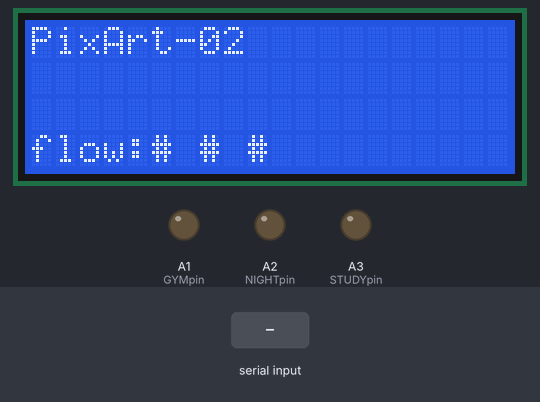
A sketch run on a simulated Arduino Mega 2560, built with avr-gcc and run on an emulated ATmega2560. On the bench: 20×4 character LCD, output pins drawn as LEDs (lit = HIGH). Inputs (shaded band) come from the test bench. What the sketch prints to the serial monitor is not drawn.

Above: at 1.2 s.
1.3 s: "n90\n" received over the second serial link
At 2.4 s:
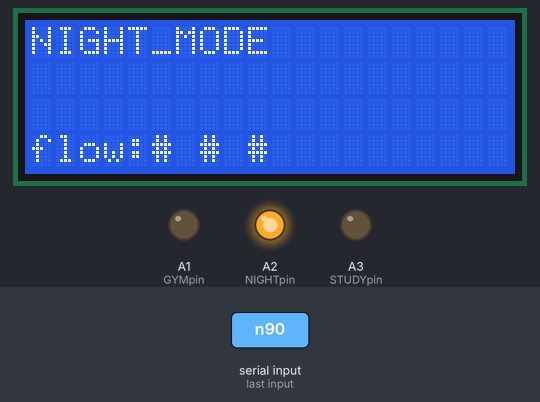
2.8 s: "g90\n" received over the second serial link
At 3.5 s:
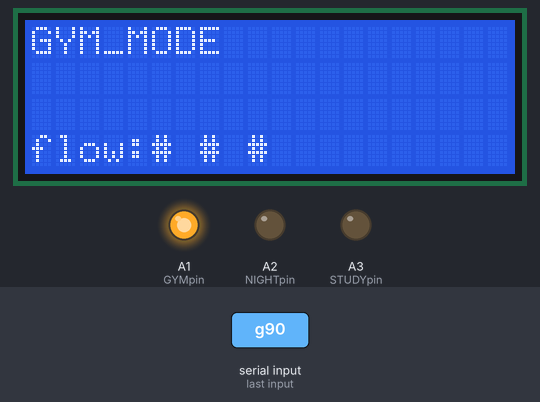
4.3 s: "s90\n" received over the second serial link
At 4.6 s:
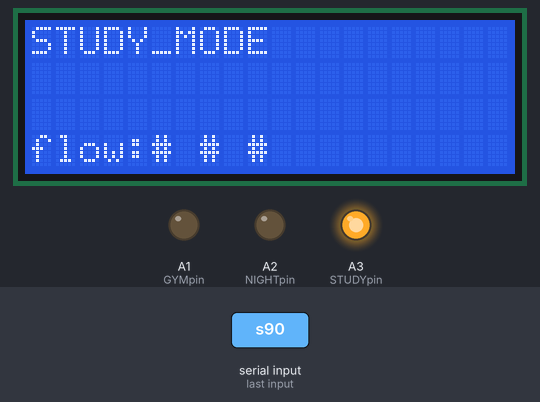
5.8 s: "x90\n" received over the second serial link
At 6.7 s:
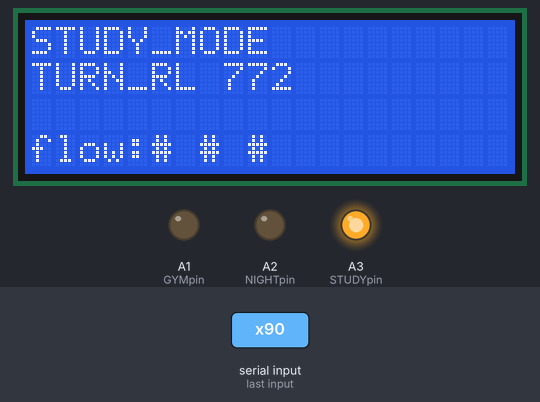
7.3 s: "y" received over the second serial link
At 7.9 s:
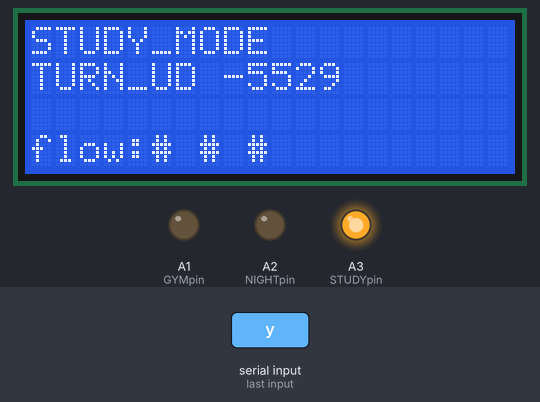
8.8 s: "+" received over the second serial link
At 9.8 s:
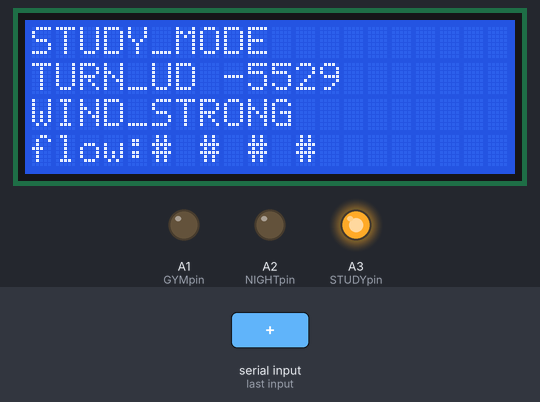
Timing chart, 0 to 11.3 s (numbered marks = the images above; inputs shaded):
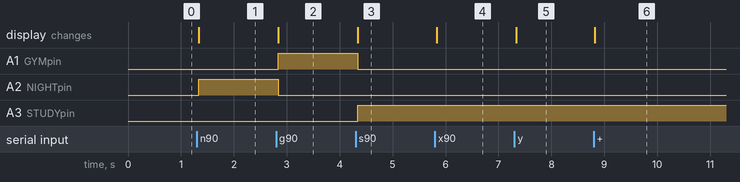

Measured:
- after the input at 1.3 s, A2 (NIGHTpin): LOW → HIGH at once; the display: changes at once (image 1)
- after the input at 2.8 s, A1 (GYMpin): LOW → HIGH at once; A2 (NIGHTpin): HIGH → LOW at once; the display: changes at once (image 2)
- after the input at 4.3 s, A1 (GYMpin): HIGH → LOW at once; A3 (STUDYpin): LOW → HIGH at once; the display: changes at once (image 3)
- after the input at 5.8 s, the display: changes at once (image 4)
- after the input at 7.3 s, the display: changes at once (image 5)
- after the input at 8.8 s, the display: changes at once (image 6)

The sketch:

main_for_mega.ino
```cpp
/*#include <Wire.h>
#include <LiquidCrystal_I2C.h>
#include <SoftwareSerial.h>

#include "bluetooth.h"
#include "lcd.h"
#include "motor.h"

#define GYMpin A1
#define NIGHTpin A2
#define STUDYpin A3
int xanglechange = 0;
int yanglechange = 0;
bool flag1 = true;
bool flag2 = true;
int steps1 = 0;
int steps2 = 0;
int laststeps1 =0;
int laststeps2 =0;
void setup()
{
  Serial.begin (9600);             // Serial Port begin
  setup_BT();
  setup_lcd();
  setup_motor();
  pinMode(GYMpin,OUTPUT);
  pinMode (NIGHTpin,OUTPUT);
  pinMode (STUDYpin, OUTPUT);
  //lcd.setCursor(0,3);
  //lcd.print("Happy Using!!!");
  //delay(5000);
  //lcd.setCursor(0,3);
  //lcd.print(clear_line);
}

void loop() {
  MODE mode = GETMODE();
  if (mode == DEFAULT_MODE){
    lcd.setCursor(0,1);
    //lcd.print(clear_line);
    //lcd.setCursor(0,2);
    lcd.print("DEFAULT_MODE        ");
    lcd.setCursor(0,2);
    lcd.print(clear_line);
    //Serial.write("default");
    analogWrite(GYMpin , 0);
    analogWrite(NIGHTpin , 0);
    analogWrite(STUDYpin , 0);
    mode = NOTHING;
  }
  else if (mode == NIGHT_MODE){
    lcd.setCursor(0,1);
    //lcd.print(clear_line);
    //lcd.setCursor(0,1);
    lcd.print("NIGHT_MODE          ");
    lcd.setCursor(0,2);
    lcd.print(clear_line);
    //Serial.write("night");
    analogWrite(GYMpin , 0);
    analogWrite(NIGHTpin , 200);
    analogWrite(STUDYpin , 0);
    mode = NOTHING;
  }
  else if (mode == GYM_MODE){
    lcd.setCursor(0,1);
    //lcd.print(clear_line);
    //lcd.setCursor(0,1);
    lcd.print("GYM_MODE            ");
    lcd.setCursor(0,2);
    lcd.print(clear_line);
    //Serial.write("gym");
    analogWrite(GYMpin , 200);
    analogWrite(NIGHTpin , 0);
    analogWrite(STUDYpin , 0);
    mode = NOTHING;
  }
  else if (mode == STUDY_MODE){
    lcd.setCursor(0,1);
    //lcd.print(clear_line);
    //lcd.setCursor(0,1);
    lcd.print("STUDY_MODE          ");
    lcd.setCursor(0,2);
    lcd.print(clear_line);
    //Serial.write("study");
    analogWrite(GYMpin , 0);
    analogWrite(NIGHTpin , 0);
    analogWrite(STUDYpin , 200);
    mode = NOTHING;
  }
  else if (mode == WIND_UPDOWN){
    lcd.setCursor(0,1);
    lcd.print(clear_line);
    lcd.setCursor(0,1);
    lcd.print("WIND_UPDOWN");
    xanglechange = countXAngle();
    lcd.setCursor(0,2);
    lcd.print("TURN_UD ");
    lcd.print(xanglechange);
    laststeps1 = steps1;
    steps1 = Return_steps1(xanglechange);
    if (stepper1.currentPosition() != steps1){
      Motor_UD(steps1 , laststeps1);
      if (stepper1.currentPosition() != steps1) flag1 = false;
      else flag1 = true;
    }
    mode = NOTHING;
  }
  else if (mode == WIND_RIGHTLEFT){
    lcd.setCursor(0,1);
    lcd.print(clear_line);
    lcd.setCursor(0,1);
    lcd.print("WIND_RIGHTLEFT");
    yanglechange = countYAngle();
    lcd.setCursor(0,2);
    lcd.print("TURN_RL ");
    lcd.print(yanglechange);
    laststeps2 = steps2;
    steps2 = Return_steps2(yanglechange);
    if (stepper2.currentPosition() != steps2 ){
      Motor_UD(steps2 , laststeps2);
      if (stepper2.currentPosition() != steps2) flag2 = false;
      else flag2 = true;
    }
    mode = NOTHING;
  }
  else if (mode == WIND_STRONG){
    lcd.setCursor(0,2);
    //lcd.print(clear_line);
    //lcd.setCursor(0,1);
    lcd.print("WIND_STRONG         ");
    //Serial.write("wind_strong");
    lcd_windstrong();
    mode = NOTHING;
  }
  else if (mode == WIND_WEAK){
    lcd.setCursor(0,2);
    //lcd.print(clear_line);
    //lcd.setCursor(0,1);
    lcd.print("WIND_WEAK           ");
    //Serial.write("wind_weak");
    lcd_windsmall();
    mode = NOTHING;
  }
  else if(mode == NOTHING){
    lcd.setCursor(0,1);
    if (flag1 == false){
      Motor_UD(steps1 , laststeps1);
      if (stepper1.currentPosition() == steps1) flag1 = true;
    }
    if (flag2 == false){
      Motor_RL(steps2 , laststeps2);
      if (stepper2.currentPosition() == steps2) flag2 = true;
    }

    //lcd.print(clear_line);
  }
}*/
#include <Wire.h>
#include <LiquidCrystal_I2C.h>
#include <SoftwareSerial.h>

#include "bluetooth.h"
#include "lcd.h"
#include "motor.h"

#define GYMpin A1
#define NIGHTpin A2
#define STUDYpin A3
int xanglechange = 0;
int yanglechange = 0;
bool flag1 = true;
bool flag2 = true;
int steps1 = 0;
int steps2 = 0;
int laststeps1 =0;
int laststeps2 =0;
void setup()
{
  Serial.begin (9600);             // Serial Port begin
  setup_BT();
  setup_lcd();
  setup_motor();
  pinMode (GYMpin,OUTPUT);
  pinMode (NIGHTpin,OUTPUT);
  pinMode (STUDYpin, OUTPUT);
  //lcd.setCursor(0,3);
  //lcd.print("Happy Using!!!");
  //delay(5000);
  //lcd.setCursor(0,3);
  //lcd.print(clear_line);
}

void loop() {
  /*steps1 = 6500;
  if (stepper1.currentPosition() != steps1){
      Motor_RL(steps1);
  }
  steps2 = 10000;
  if (stepper2.currentPosition() != steps2){
    Motor_UD(steps2);
  }*/
  MODE mode = GETMODE();
  if (mode == DEFAULT_MODE){
    lcd.setCursor(0,0);
    //lcd.print(clear_line);
    //lcd.setCursor(0,2);
    lcd.print("DEFAULT_MODE        ");
    lcd.setCursor(0,2);
    lcd.print(clear_line);
    //Serial.write("default");
    analogWrite(GYMpin , 0);
    analogWrite(NIGHTpin , 0);
    analogWrite(STUDYpin , 0);
    mode = NOTHING;
  }
  else if (mode == NIGHT_MODE){
    lcd.setCursor(0,0);
    //lcd.print(clear_line);
    //lcd.setCursor(0,1);
    lcd.print("NIGHT_MODE          ");
    lcd.setCursor(0,2);
    lcd.print(clear_line);
    //Serial.write("night");
    analogWrite(GYMpin , 0);
    analogWrite(NIGHTpin , 200);
    analogWrite(STUDYpin , 0);
    mode = NOTHING;
  }
  else if (mode == GYM_MODE){
    lcd.setCursor(0,0);
    //lcd.print(clear_line);
    //lcd.setCursor(0,1);
    lcd.print("GYM_MODE            ");
    lcd.setCursor(0,2);
    lcd.print(clear_line);
    //Serial.write("gym");
    analogWrite(GYMpin , 200);
    analogWrite(NIGHTpin , 0);
    analogWrite(STUDYpin , 0);
    mode = NOTHING;
  }
  else if (mode == STUDY_MODE){
    lcd.setCursor(0,0);
    //lcd.print(clear_line);
    //lcd.setCursor(0,1);
    lcd.print("STUDY_MODE          ");
    lcd.setCursor(0,2);
    lcd.print(clear_line);
    //Serial.write("study");
    analogWrite(GYMpin , 0);
    analogWrite(NIGHTpin , 0);
    analogWrite(STUDYpin , 200);
    mode = NOTHING;
  }
  else if (mode == WIND_RIGHTLEFT){ //RIGHTLEFT跟UPDOWN對調
    //lcd.setCursor(0,1);
    //lcd.print(clear_line);
    lcd.setCursor(0,1);
    lcd.print(clear_line);
    xanglechange = countXAngle();
    lcd.setCursor(0,1);
    lcd.print("TURN_RL ");
    lcd.print(xanglechange);
    /*//laststeps1 = steps1;
    Serial.write("steps:\n");
    Serial.println(steps1);
    steps1 = Return_steps1(xanglechange);
    if (stepper1.currentPosition() != steps1){
      Motor_RL(steps1);
      if (stepper1.currentPosition() != steps1) flag1 = false;
      else {
        flag1 = true;
        //stepper1.setCurrentPosition(0);
      }
    }*/
    mode = NOTHING;
  }
  else if (mode == WIND_UPDOWN){
    //lcd.setCursor(0,1);
    //lcd.print(clear_line);
    lcd.setCursor(0,1);
    lcd.print(clear_line);
    //lcd.print("WIND_UPDOWN      ");
    yanglechange = countYAngle();
    lcd.setCursor(0,1);
    lcd.print("TURN_UD ");
    lcd.print(yanglechange);
    /*//laststeps2 = steps2;
    Serial.write("steps:\n");
    Serial.println(steps2);
    //Serial.println(laststeps2);
    steps2 = Return_steps2(yanglechange);
    if (stepper2.currentPosition() != steps2 ){
      Motor_UD(steps2);
      if (stepper2.currentPosition() != steps2) flag2 = false;
      else {
        flag2 = true;
        //stepper2.setCurrentPosition(0);
      }
    }*/
    mode = NOTHING;
  }
  else if (mode == WIND_STRONG){
    lcd.setCursor(0,2);
    //lcd.print(clear_line);
    //lcd.setCursor(0,1);
    lcd.print("WIND_STRONG         ");
    //Serial.write("wind_strong");
    lcd_windstrong();
    mode = NOTHING;
  }
  else if (mode == WIND_WEAK){
    lcd.setCursor(0,2);
    //lcd.print(clear_line);
    //lcd.setCursor(0,1);
    lcd.print("WIND_WEAK           ");
    //Serial.write("wind_weak");
    lcd_windsmall();
    mode = NOTHING;
  }
  else{
    if (flag2 == false){
      Motor_UD(steps2);
      if (stepper2.currentPosition() == steps2){
        lcd.setCursor(0,1);
        lcd.print(clear_line);
        flag2 = true;
        //stepper2.setCurrentPosition(0);
      }
    }
    if (flag1 == false){
      Motor_RL(steps1);
      if (stepper1.currentPosition() == steps1) {
        lcd.setCursor(0,1);
        lcd.print(clear_line);
        flag1 = true;
        //stepper1.setCurrentPosition(0);
      }
    }

    //lcd.print(clear_line);
  }
}
```

bluetooth.h
```cpp
#ifndef BLUETOOTH.H
#define BLUETOOTH.H

#include <SoftwareSerial.h>
#define TX_PIN 52
#define RX_PIN 53
SoftwareSerial BT(RX_PIN , TX_PIN);

char message;
int angle=0;
int third=0;
int second=0;
int first=0;
int a=0; //use in countXAngle(),countYAngle(),
char one;
char two;
char three;


enum MODE{
  NOTHING,
  DEFAULT_MODE,
  NIGHT_MODE,
  GYM_MODE,
  STUDY_MODE,
  WIND_UPDOWN,
  WIND_RIGHTLEFT,
  WIND_STRONG,
  WIND_WEAK
};

void setup_BT(){
  BT.begin(9600);
}

/*int countXAngle(){
  third = BT.read()-48;
  second = BT.read()-48;
  first = BT.read()-48;
  Serial.println(third);
  Serial.println(second);
  Serial.println(first);
  angle = third*100+second*10+first;
  Serial.println(angle);
  a = angle-90;
  Serial.println(a);
  return a;
}*/

int countXAngle(){
  three = BT.read();
  two = BT.read();
  one = BT.read();
  Serial.println(three);
  Serial.println(two);
  Serial.println(one);
  third = int(three)-48;
  second = int(two)-48;
  first = int(one)-48;
  angle = third*100+second*10+first;
  Serial.println(angle);
  a = angle-90;
  Serial.println(a);
  return a;
}

int countYAngle(){
  third = BT.read()-48;
  second = BT.read()-48;
  first = BT.read()-48;
  angle = third*100+second*10+first;
  a = angle-90;
  return a;
}

MODE GETMODE(){
  if (BT.available()){
    message = BT.read();
    if (message=='d') return DEFAULT_MODE;
    else if (message == 'n') return NIGHT_MODE;
    else if (message == 'g') return GYM_MODE;
    else if (message == 's') return STUDY_MODE;
    else if (message == 'x') return WIND_RIGHTLEFT; // RIGHTLEFT與UPDOWN對調
    else if (message == 'y') return WIND_UPDOWN;
    else if (message == '+') return WIND_STRONG;
    else if (message == '-') return WIND_WEAK;
    else return NOTHING;
    delay(500);
  }
}

#endif
```

motor.h
```cpp
#ifndef MOTOR.H
#define MOTOR.H

#define motor1Pin1  30     // IN1 on the ULN2003 driver
#define motor1Pin2  31      // IN2 on the ULN2003 driver
#define motor1Pin3  32     // IN3 on the ULN2003 driver
#define motor1Pin4  33     // IN4 on the ULN2003 driver
#define motor2Pin1  38      // IN1 on the ULN2003 driver
#define motor2Pin2  39      // IN2 on the ULN2003 driver
#define motor2Pin3  40     // IN3 on the ULN2003 driver
#define motor2Pin4  41     // IN4 on the ULN2003 driver


#include <AccelStepper.h>


#define MotorInterfaceType 8

int motorspeed = 500;

AccelStepper stepper1 = AccelStepper(MotorInterfaceType, motor1Pin1, motor1Pin3, motor1Pin2, motor1Pin4);
AccelStepper stepper2 = AccelStepper(MotorInterfaceType, motor2Pin1, motor2Pin3, motor2Pin2, motor2Pin4);


void setup_motor(){
  stepper1.setMaxSpeed(1000);
  stepper1.setCurrentPosition(0);
  stepper2.setMaxSpeed(1000);
  stepper2.setCurrentPosition(0);
}
int Return_steps2(int y){
  return y*100 ; //計算葉片上揚x度時，齒輪需要轉幾個step (4096 step =一圈)
}
void Motor_UD(int steps ){
  if ((steps-stepper2.currentPosition())<=0) stepper2.setSpeed(-1*motorspeed);
  else stepper2.setSpeed(motorspeed);
  stepper2.runSpeed();

}
int Return_steps1(int x){
  return x*100; //計算葉片上揚x度時，齒輪需要轉幾個step (4096 step =一圈)
}
void Motor_RL(int steps ){
  if ((steps-stepper1.currentPosition())<=0) stepper1.setSpeed(-1*motorspeed);
  else stepper1.setSpeed(motorspeed);
  stepper1.runSpeed();

}

#endif
```

lcd.h
```cpp
#ifndef LCD.H
#define LCD.H

#include <Wire.h>
#include <LiquidCrystal_I2C.h>
LiquidCrystal_I2C lcd(0x27, 20, 4);
extern String clear_line = "                    ";
int times = 3;

void setup_lcd(){
  Wire.begin();
  lcd.begin();
  // Turn on the blacklight and print a message.
  lcd.backlight();
  lcd.setCursor(0,0);
  lcd.print("PixArt-02");
  lcd.setCursor(0,3);
  lcd.print("flow:# # #");

}

void lcd_windstrong(){
  if (times<5){
    lcd.setCursor(5+2*times,3);
    lcd.print("# ");
    times++;
  }
}

void lcd_windsmall(){
  if (times>0) {
    lcd.setCursor(5+2*(times-1),3);
    lcd.print("  ");
    times--;
  }
}

#endif
```
